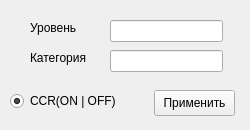
<?xml version="1.0" encoding="UTF-8"?>
<ui version="4.0">
 <class>Mac</class>
 <widget class="QWidget" name="Mac">
  <property name="geometry">
   <rect>
    <x>0</x>
    <y>0</y>
    <width>250</width>
    <height>130</height>
   </rect>
  </property>
  <property name="windowTitle">
   <string>Мандатные метки разграничения доступа</string>
  </property>
  <widget class="QPushButton" name="pushButton">
   <property name="geometry">
    <rect>
     <x>154</x>
     <y>90</y>
     <width>81</width>
     <height>26</height>
    </rect>
   </property>
   <property name="text">
    <string>Применить</string>
   </property>
  </widget>
  <widget class="QLabel" name="label">
   <property name="geometry">
    <rect>
     <x>30</x>
     <y>20</y>
     <width>63</width>
     <height>16</height>
    </rect>
   </property>
   <property name="text">
    <string>Уровень</string>
   </property>
  </widget>
  <widget class="QLabel" name="label_2">
   <property name="geometry">
    <rect>
     <x>30</x>
     <y>50</y>
     <width>71</width>
     <height>16</height>
    </rect>
   </property>
   <property name="text">
    <string>Категория</string>
   </property>
  </widget>
  <widget class="QLineEdit" name="lineEdit">
   <property name="geometry">
    <rect>
     <x>110</x>
     <y>20</y>
     <width>113</width>
     <height>22</height>
    </rect>
   </property>
   <property name="inputMethodHints">
    <set>Qt::ImhNone</set>
   </property>
   <property name="maxLength">
    <number>2</number>
   </property>
  </widget>
  <widget class="QLineEdit" name="lineEdit_2">
   <property name="geometry">
    <rect>
     <x>110</x>
     <y>50</y>
     <width>113</width>
     <height>22</height>
    </rect>
   </property>
  </widget>
  <widget class="QRadioButton" name="radioButton">
   <property name="geometry">
    <rect>
     <x>10</x>
     <y>90</y>
     <width>121</width>
     <height>22</height>
    </rect>
   </property>
   <property name="text">
    <string>ССR(ON | OFF) </string>
   </property>
   <property name="checked">
    <bool>true</bool>
   </property>
  </widget>
 </widget>
 <resources/>
 <connections/>
</ui>
